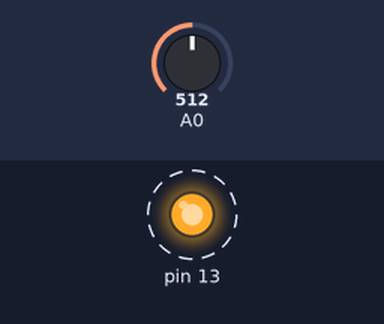
This sketch was run on a simulated Arduino Uno, built with avr-gcc and run on an emulated ATmega328P. Parts: output pins drawn as LEDs (lit = HIGH). Dashed ring = blinking. Inputs (shaded band) come from the test bench; at power-on: A0 = 512. What the sketch prints to the serial monitor is not drawn.

Above: at 0.2 s.
Timing chart, 0 to 3.0 s (numbered marks = the images above):
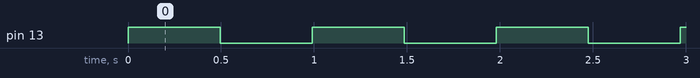

The sketch:

blinking_FreeRTOS.ino
```cpp
// ------------------------------------------------
// FreeRTOS example: programming 2 periodic tasks
// ------------------------------------------------

#include <Arduino_FreeRTOS.h>

// define two tasks for Blink & AnalogRead
void TaskBlink( void *pvParameters );
void TaskAnalogRead( void *pvParameters );

// -------
// setup
// -------

void setup() {
  // create first task
  xTaskCreate(
    TaskBlink
    ,  (const portCHAR *)"Blink"  // name
    ,  128                        // stack size
    ,  NULL
    ,  2                          // lower priority
    ,  NULL );
  // create second task
  xTaskCreate(
    TaskAnalogRead
    ,  (const portCHAR *) "AnalogRead"
    ,  128
    ,  NULL
    ,  12                         // higher priority
    ,  NULL );
  // now the task scheduler is automatically started
}

// ------
// loop
// ------

void loop() {
// empty!
}

// --------------------------
// first task: LED blinking
// --------------------------

void TaskBlink(void *pvParameters) {
  (void) pvParameters;
  // digital pin 13 (connected to built-in LED) as output
  pinMode(13, OUTPUT);
  // forever loop
  for (;;) {
    digitalWrite(13, HIGH);                  // LED ON
    vTaskDelay(500/portTICK_PERIOD_MS );  // wait for 0.5 seconds
    digitalWrite(13, LOW);                   // LED OFF
    vTaskDelay(500/portTICK_PERIOD_MS );  // wait for 0.5 seconds
  }
}

// ------------------------
// second task: reading A0
// ------------------------

void TaskAnalogRead(void *pvParameters) {
  (void) pvParameters;
  // initialize serial communication at 9600 bits per second
  Serial.begin(9600);
  // forever loop
  for (;;) {
    int sensorValue = analogRead(A0);  // read analog input A0
    Serial.println(sensorValue);       // send through serial port
    vTaskDelay(1);                       // one tick (smallest) delay
  }
}
```

Measured:
- by itself, pin 13: alternates HIGH for 0.50 s and LOW for 0.50 s
